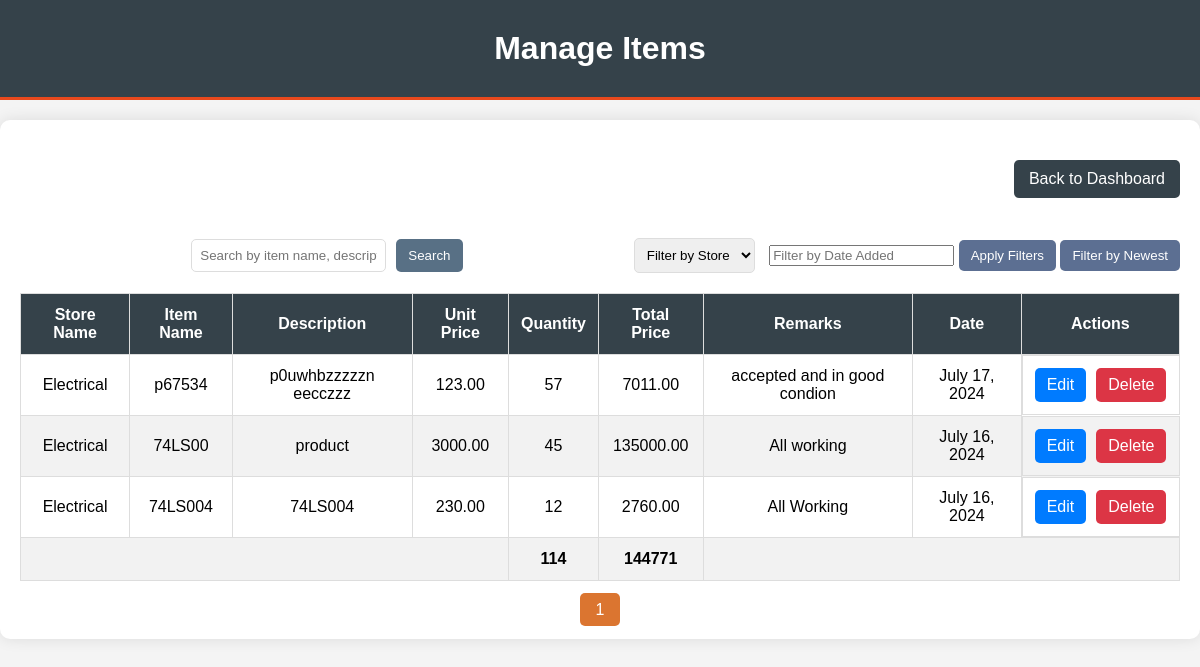
/dashboard/manage_items/ (signed in), run on an earlier commit of the app's database.
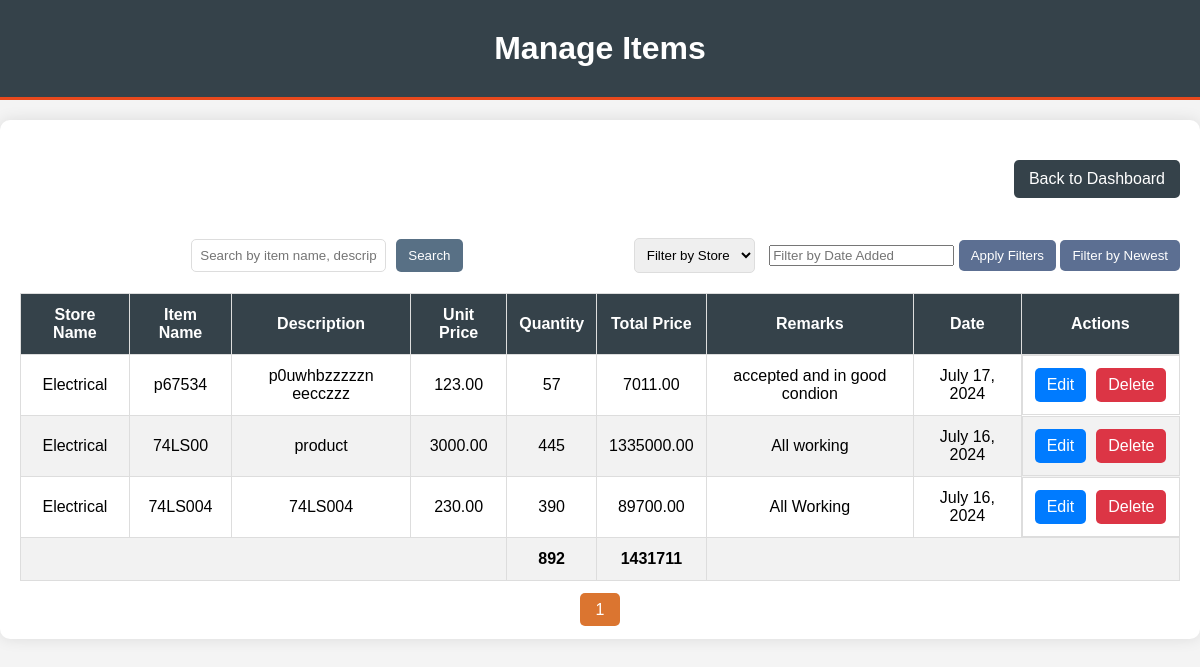
And on a later commit of the database.
### dashboard/models.py (models this page shows, shortened)
class Product(models.Model):
    store = models.ForeignKey(Store, on_delete=models.CASCADE, related_name='products')
    item_name = models.CharField(max_length=255)
    item_description = models.TextField()
    unit_price = models.DecimalField(max_digits=10, decimal_places=2)
    quantity = models.PositiveIntegerField()
    total_price = models.DecimalField(max_digits=10, decimal_places=2, editable=False)
    remarks = models.TextField(blank=True, null=True)
    date = models.DateField(auto_now_add=True)

class Store(models.Model):
    name = models.CharField(max_length=255)
    location = models.CharField(max_length=255, blank=True, null=True)
    remarks = models.TextField(blank=True, null=True)

### dashboard/views.py (the view)
# urls.py: path('manage_items/', views.manage_items_view, name='manage_items'),
@login_required
def manage_items_view(request):
    query = request.GET.get('q')
    store_id = request.GET.get('store')
    date_added = request.GET.get('date_added')
    products = Product.objects.all().order_by('-date')  # Default ordering by date, adjust as needed
    if query:
        products = products.filter(
            Q(item_name__icontains=query) |
            Q(item_description__icontains=query) |
            Q(remarks__icontains=query)
        ).distinct()
    if store_id:
        products = products.filter(store_id=store_id)
    if date_added:
        products = products.filter(date=date_added)
    paginator = Paginator(products, 30)  # Show 30 products per page
    page = request.GET.get('page')
    try:
        products = paginator.page(page)
    except PageNotAnInteger:
        products = paginator.page(1)
    except EmptyPage:
        products = paginator.page(paginator.num_pages)
    stores = Store.objects.all()
    total_quantity = Product.objects.aggregate(Sum('quantity'))['quantity__sum'] or 0
    total_price = Product.objects.aggregate(Sum('total_price'))['total_price__sum'] or 0
    context = {
        'products': products,
        'stores': stores,
        'total_quantity': total_quantity,
        'total_price': total_price,
    }
    return render(request, 'manage_items.html', context)

### dashboard/templates/manage_items.html (shortened to what this page needs)
<!DOCTYPE html>
<html lang="en">
<head>
    <link rel="stylesheet" href="https://cdnjs.cloudflare.com/ajax/libs/flatpickr/4.6.9/flatpickr.min.css">
</head>
<body>
    <header>
        <h1>Manage Items</h1>
    </header>
    <div class="container">
        <nav>
            <a href="{% url 'dashboard' %}" class="btn-back">Back to Dashboard</a>
        </nav>
        <div class="search-filter">
            <div class="search-form">
                <form method="get">
                    <input type="text" name="q" placeholder="Search by item name, description, or remarks" value="{{ request.GET.q }}">
                    <button type="submit">Search</button>
                </form>
            </div>
            <div class="filter-form">
                <form method="get">
                    <select name="store">
                        <option value="">Filter by Store</option>
                    </select>
                    <input type="text" id="datePicker" name="date_added" placeholder="Filter by Date Added" value="{{ request.GET.date_added }}">
                    <button type="submit">Apply Filters</button>
                    <button type="button" onclick="filterByNewest()">Filter by Newest</button>
                </form>
            </div>
        </div>
        <table id="productTable">
            <thead>
                <tr>
                    <th>Store Name</th>
                    <th>Item Name</th>
                    <th>Description</th>
                    <th>Unit Price</th>
                    <th>Quantity</th>
                    <th>Total Price</th>
                    <th>Remarks</th>
                    <th>Date</th>
                    <th>Actions</th>
                </tr>
            </thead>
            <tbody>
                {% for product in products %}
                <tr>
                    <td>{{ product.store.name }}</td>
                    <td>{{ product.item_name }}</td>
                    <td>{{ product.item_description }}</td>
                    <td>{{ product.unit_price }}</td>
                    <td>{{ product.quantity }}</td>
                    <td>{{ product.total_price }}</td>
                    <td>{{ product.remarks }}</td>
                    <td>{{ product.date }}</td>
                    <td class="actions">
                        <a href="{% url 'edit_product' product.id %}" class="btn btn-primary btn-sm">Edit</a>
                        <a href="{% url 'delete_product' product.id %}" class="btn btn-danger btn-sm">Delete</a>
                    </td>
                </tr>
                {% endfor %}
                <tr>
                    <td colspan="4"></td>
                    <td><strong>{{ total_quantity }}</strong></td>
                    <td><strong>{{ total_price }}</strong></td>
                    <td colspan="3"></td>
                </tr>
            </tbody>
        </table>
        <div class="pagination">
            {% for num in products.paginator.page_range %}
                {% if products.number == num %}
                    <a href="#" class="page-link active">{{ num }}</a>
                {% else %}
                    <a href="?page={{ num }}" class="page-link">{{ num }}</a>
                {% endif %}
            {% endfor %}
        </div>
    </div>
</body>
</html>

### dashboard/templates/manage_items.html (style rules this page uses)
body { background-color: #f4f4f4; font-family: Arial, sans-serif; margin: 0; padding: 0; }
header { background-color: #35424a; color: #ffffff; padding: 20px; text-align: center; border-bottom: 3px solid #e8491d; }
.container { margin: 20px auto; max-width: 1200px; padding: 20px; background-color: #ffffff; border-radius: 10px; box-shadow: 0 0 15px rgba(0, 0, 0, 0.1); }
h1 { margin: 0; padding: 10px 0; }
table { width: 100%; border-collapse: collapse; margin-top: 20px; }
th, td { padding: 12px; text-align: center; border: 1px solid #dddddd; }
th { background-color: #35424a; color: #ffffff; }
tr:nth-child(even) { background-color: #f2f2f2; }
.btn { padding: 8px 12px; border: none; border-radius: 5px; cursor: pointer; transition: background-color 0.3s; text-decoration: none; }
.btn-primary { background-color: #007bff; color: #ffffff; }
.btn-danger { background-color: #dc3545; color: #ffffff; }
.btn-back { display: inline-block; margin: 20px 0; padding: 10px 15px; width: auto; background-color: #35424a; color: #ffffff; border: none; border-radius: 5px; text-decoration: none; text-align: center; transition: background-color 0.3s; }
nav { text-align: right; margin-bottom: 20px; }
.search-filter { display: flex; justify-content: space-between; align-items: center; margin-bottom: 20px; }
.search-form { display: flex; justify-content: center; align-items: center; flex: 1; }
.search-form form { display: flex; }
.search-form input[type="text"] { padding: 8px; margin-right: 10px; border: 1px solid #ddd; border-radius: 5px; max-width: 300px; }
.search-form button { padding: 8px 12px; background-color: #587085; color: #ffffff; border: none; border-radius: 5px; cursor: pointer; }
.filter-form { display: flex; align-items: center; }
.filter-form select { padding: 8px; margin-right: 10px; border: 1px solid #ddd; border-radius: 5px; }
.filter-form button { padding: 8px 12px; background-color: #5c6f92; color: #ffffff; border: none; border-radius: 5px; cursor: pointer; }
.pagination { margin-top: 20px; text-align: center; }
.pagination a { color: #c26e29; padding: 8px 16px; text-decoration: none; transition: background-color 0.3s, color 0.3s; margin: 0 5px; border-radius: 5px; }
.pagination .active { background-color: #db7530; color: #fff; padding: 8px 16px; margin: 0 5px; }
.actions { display: flex; justify-content: center; gap: 10px; }

What changed in the data, as far as the page shows it:
changed Product "74LS00": quantity "45" → "445"; total_price "135000.00" → "1335000.00"
changed Product "74LS004": quantity "12" → "390"; total_price "2760.00" → "89700.00"
Also different on the page:
{{ total_quantity }}: "114" → "892"
{{ total_price }}: "144771" → "1431711"
